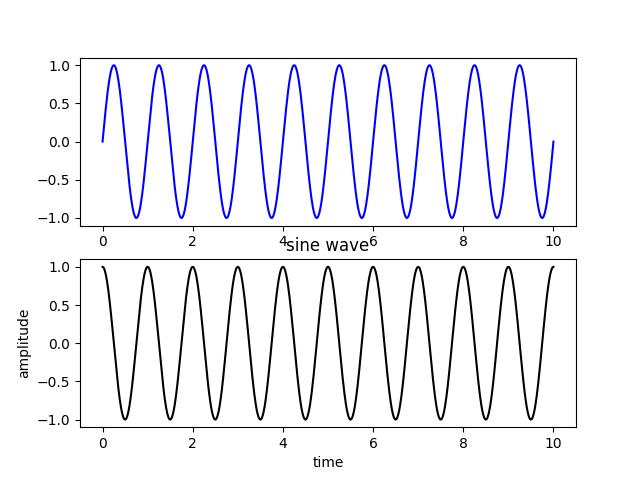

Source code (Python):
import matplotlib.pyplot as plt
import numpy as np
a=np.pi
t=np.linspace(0,10,1000)
s=np.sin(2*np.pi*t)
s2=np.cos(2*np.pi*t)
plt.subplot(2,1,1)
plt.plot(t,s,'b-')
plt.subplot(2,1,2)
plt.plot(t,s2,'k-')
plt.title('sine wave')
plt.xlabel('time')
plt.ylabel('amplitude')
# plt.legend(['Sine 1'])
plt.savefig('sinewave.jpg')
plt.show()
